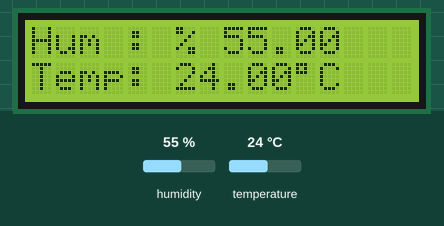
Recording of a sketch running on a simulated Arduino Uno, built with avr-gcc and run on an emulated ATmega328P. On the bench: 16×2 character LCD. The inputs (shaded band) are chosen by the test bench; at power-on: humidity 55 %, temperature 24 °C.

Above: at 3.6 s.
3.7 s: humidity set to 22 %
At 6.3 s:
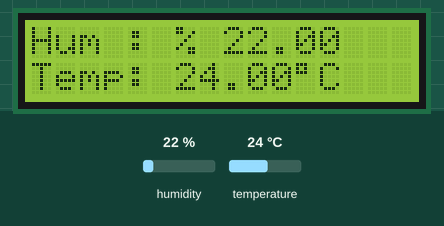
6.7 s: temperature set to 12 °C
At 7.6 s:
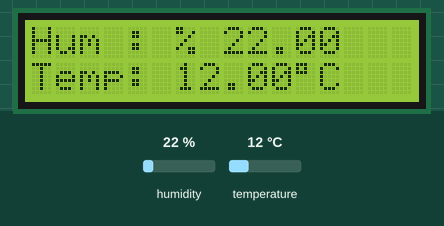
9.7 s: humidity set to 40 %
At 11.5 s:
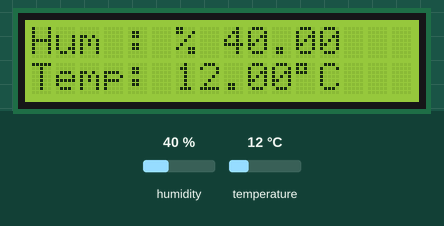
12.7 s: temperature set to 19 °C
At 14.0 s:
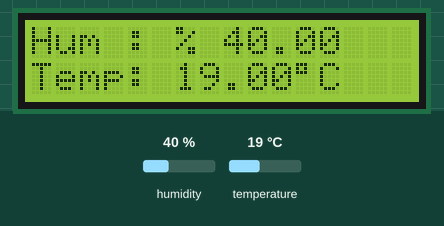
Timing chart, 0 to 15.7 s (numbered marks = the images above; inputs shaded):
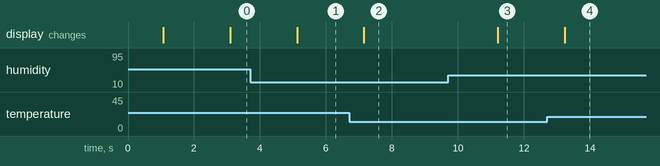

Measured:
- after the input at 3.7 s, the display: changes after 1.4 s (image 1)
- after the input at 6.7 s, the display: changes after 0.45 s (image 2)
- after the input at 9.7 s, the display: changes after 1.5 s (image 3)
- after the input at 12.7 s, the display: changes after 0.53 s (image 4)

The sketch:

DHTWithLCD.ino
```cpp
#include <LiquidCrystal.h>

// Example testing sketch for various DHT humidity/temperature sensors
// Written by ladyada, public domain

// REQUIRES the following Arduino libraries:
// - DHT Sensor Library: https://github.com/adafruit/DHT-sensor-library
// - Adafruit Unified Sensor Lib: https://github.com/adafruit/Adafruit_Sensor


#include "DHT.h"


#define DHTPIN 9     // Digital pin connected to the DHT sensor
// Feather HUZZAH ESP8266 note: use pins 3, 4, 5, 12, 13 or 14 --
// Pin 15 can work but DHT must be disconnected during program upload.

// Uncomment whatever type you're using!
#define DHTTYPE DHT11   // DHT 11
//#define DHTTYPE DHT22   // DHT 22  (AM2302), AM2321
//#define DHTTYPE DHT21   // DHT 21 (AM2301)

// Connect pin 1 (on the left) of the sensor to +5V
// NOTE: If using a board with 3.3V logic like an Arduino Due connect pin 1
// to 3.3V instead of 5V!
// Connect pin 2 of the sensor to whatever your DHTPIN is
// Connect pin 3 (on the right) of the sensor to GROUND (if your sensor has 3 pins)
// Connect pin 4 (on the right) of the sensor to GROUND and leave the pin 3 EMPTY (if your sensor has 4 pins)
// Connect a 10K resistor from pin 2 (data) to pin 1 (power) of the sensor

// Initialize DHT sensor.
// Note that older versions of this library took an optional third parameter to
// tweak the timings for faster processors.  This parameter is no longer needed
// as the current DHT reading algorithm adjusts itself to work on faster procs.
DHT dht(DHTPIN, DHTTYPE);

#define D4 4
#define D5 5
#define D6 6
#define D7 7
#define E 3
#define RS 2

LiquidCrystal lcd(RS, E, D4, D5, D6, D7);

void setup() {
  Serial.begin(9600);
  dht.begin();
  lcd.begin(16,2);

  //Serial.println(F("DHTxx test!"));

  lcd.setCursor(0,0);
  lcd.print("Starting : ");
  lcd.print(F("DHTxx test!"));
  delay(1000);
  lcd.clear();

}

void loop() {
  // Wait a few seconds between measurements.
  delay(2000);

  // Reading temperature or humidity takes about 250 milliseconds!
  // Sensor readings may also be up to 2 seconds 'old' (its a very slow sensor)
  float h = dht.readHumidity();
  // Read temperature as Celsius (the default)
  float t = dht.readTemperature();
  // Read temperature as Fahrenheit (isFahrenheit = true)
  float f = dht.readTemperature(true);

  // Check if any reads failed and exit early (to try again).
  if (isnan(h) || isnan(t) || isnan(f)) {
    // Serial.println(F("Failed to read from DHT sensor!"));
    lcd.setCursor(0,0);
    lcd.print("Error : ");
    lcd.print(F("Failed to read from DHT sensor!"));
    return;
  }

  // Compute heat index in Fahrenheit (the default)
  float hif = dht.computeHeatIndex(f, h);
  // Compute heat index in Celsius (isFahreheit = false)
  float hic = dht.computeHeatIndex(t, h, false);

  // Serial.print(F("Humidity: "));
  // Serial.print(h);
  // Serial.print(F("%  Temperature: "));
  // Serial.print(t);
  // Serial.print(F("°C "));
  // Serial.print(f);
  // Serial.print(F("°F  Heat index: "));
  // Serial.print(hic);
  // Serial.print(F("°C "));
  // Serial.print(hif);
  // Serial.println(F("°F"));

	  lcd.setCursor(0,0);
    lcd.print("Hum : ");
    lcd.print(F("% "));
    lcd.print(h);

    lcd.setCursor(0,1);
    lcd.print("Temp: ");
    lcd.print(t);
    lcd.print((char)223);
    lcd.print(F("C"));
  	//delay(100);
  	//lcd.clear();

}
```
